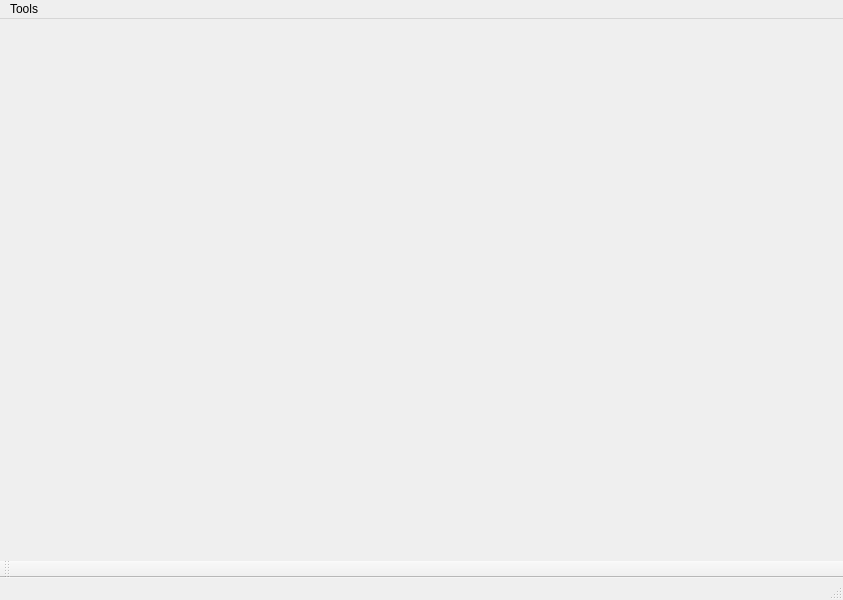
<?xml version="1.0" encoding="UTF-8"?>
<ui version="4.0">
 <class>MainWindow</class>
 <widget class="QMainWindow" name="MainWindow">
  <property name="geometry">
   <rect>
    <x>0</x>
    <y>0</y>
    <width>843</width>
    <height>600</height>
   </rect>
  </property>
  <property name="windowTitle">
   <string>MainWindow</string>
  </property>
  <widget class="QWidget" name="centralwidget">
   <layout class="QGridLayout" name="gridLayout">
    <item row="0" column="0">
     <widget class="QCustomPlot" name="widget" native="true"/>
    </item>
   </layout>
  </widget>
  <widget class="QMenuBar" name="menubar">
   <property name="geometry">
    <rect>
     <x>0</x>
     <y>0</y>
     <width>843</width>
     <height>20</height>
    </rect>
   </property>
   <widget class="QMenu" name="menutools">
    <property name="title">
     <string>Tools</string>
    </property>
    <addaction name="actionWave_Viewer"/>
    <addaction name="actionAbout"/>
   </widget>
   <addaction name="menutools"/>
  </widget>
  <widget class="QStatusBar" name="statusbar"/>
  <widget class="QToolBar" name="toolBar_2">
   <property name="windowTitle">
    <string>toolBar_2</string>
   </property>
   <attribute name="toolBarArea">
    <enum>BottomToolBarArea</enum>
   </attribute>
   <attribute name="toolBarBreak">
    <bool>false</bool>
   </attribute>
  </widget>
  <action name="actionWave_Viewer">
   <property name="text">
    <string>Wave Viewer</string>
   </property>
  </action>
  <action name="actionAbout">
   <property name="text">
    <string>About</string>
   </property>
  </action>
 </widget>
 <customwidgets>
  <customwidget>
   <class>QCustomPlot</class>
   <extends>QWidget</extends>
   <header>qcustomplot.h</header>
   <container>1</container>
  </customwidget>
 </customwidgets>
 <resources/>
 <connections/>
</ui>
